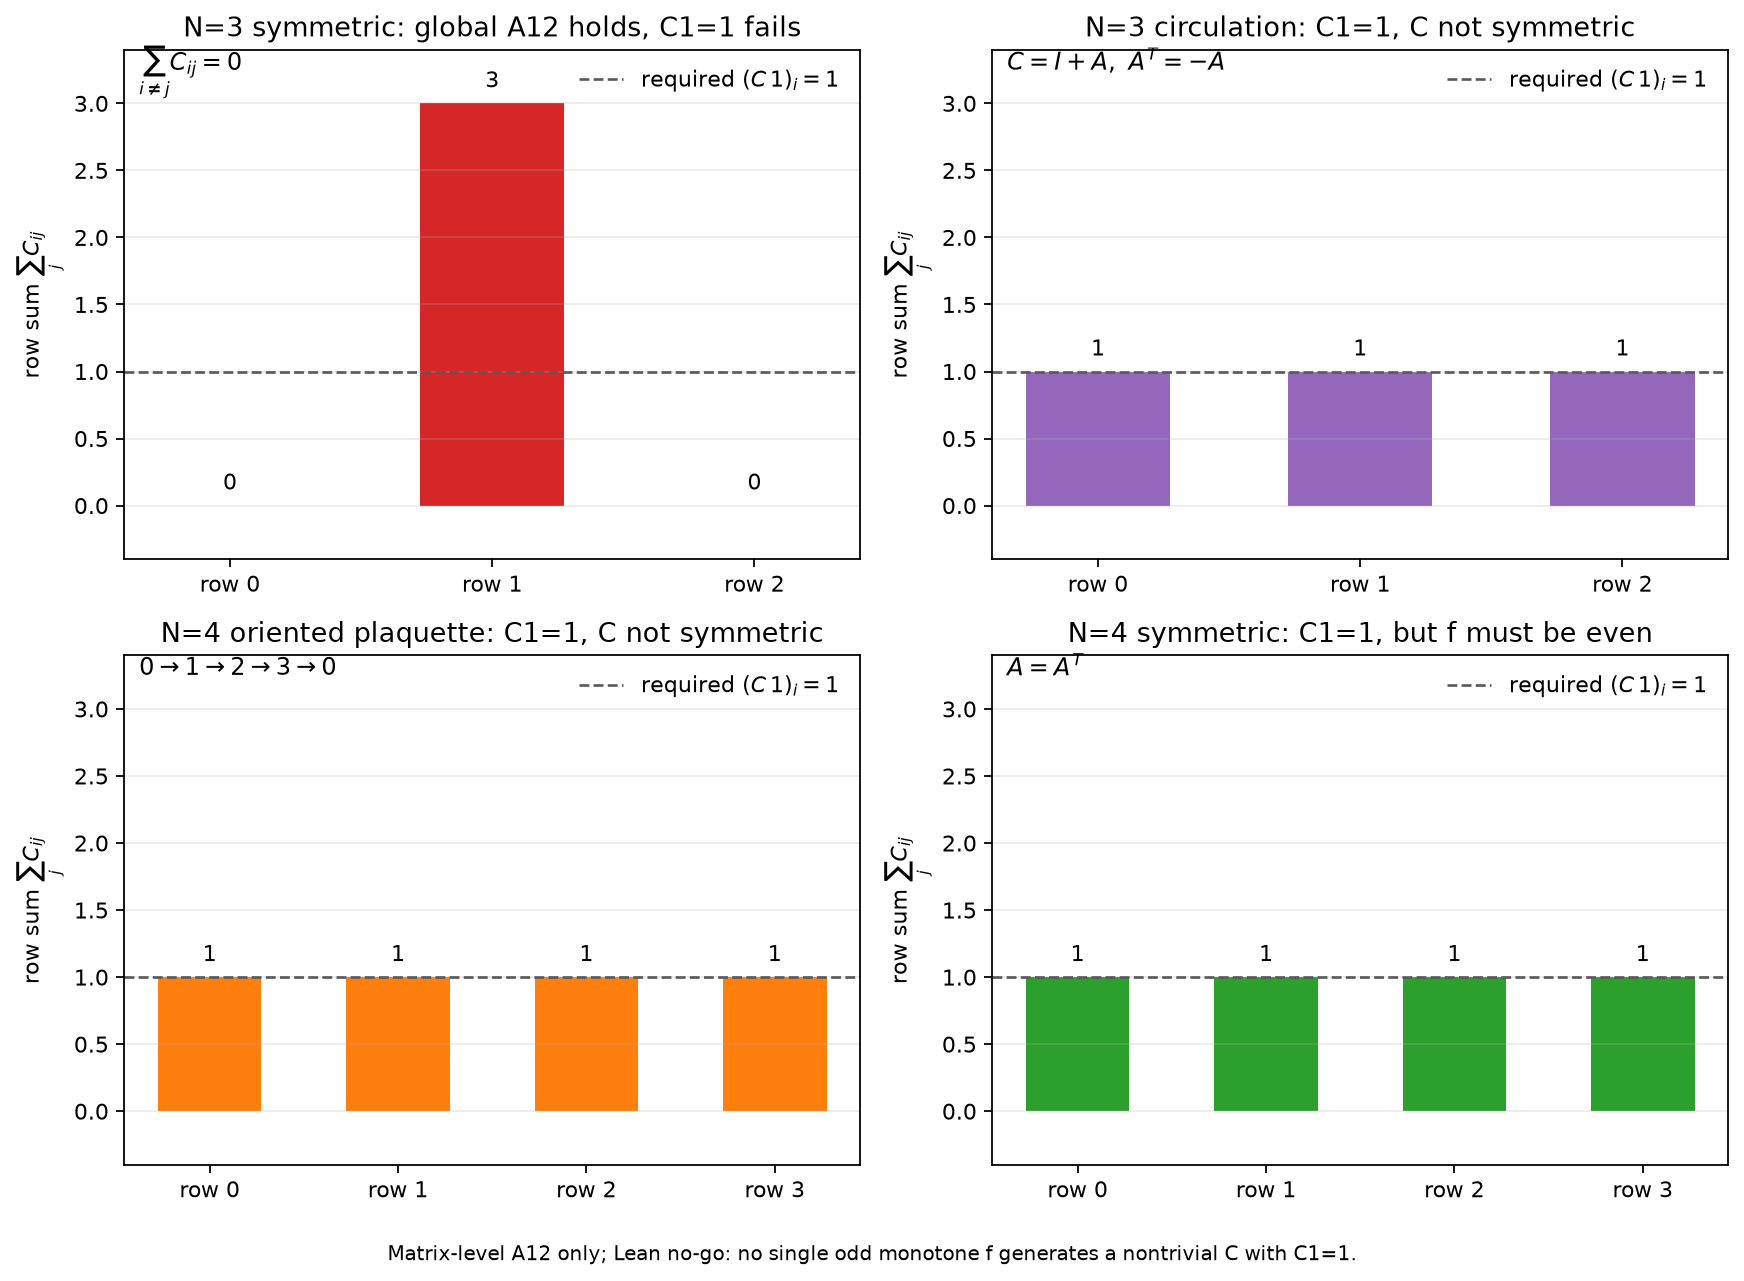

This figure's Python source:
import numpy as np
import matplotlib
matplotlib.use("Agg")
import matplotlib.pyplot as plt

# 3-node counterexample: symmetric, diagonal 1, global off-diagonal sum zero,
# but row sums are 0, 3, 0.
C3 = np.array([
    [1.0,  1.0, -2.0],
    [1.0,  1.0,  1.0],
    [-2.0, 1.0,  1.0],
])

# 3-node circulation: non-symmetric, diagonal 1, every row sums to 1,
# global off-diagonal sum zero. This is C = I + A with A skew-symmetric.
C3circ = np.array([
    [1.0,  1.0, -1.0],
    [-1.0, 1.0,  1.0],
    [1.0, -1.0,  1.0],
])

# 4-node oriented plaquette: non-symmetric, C = I + A with A skew-symmetric.
# The positive orientation is 0 -> 1 -> 2 -> 3 -> 0.
C4circ = np.array([
    [1.0,  1.0,  0.0, -1.0],
    [-1.0, 1.0,  1.0,  0.0],
    [0.0, -1.0,  1.0,  1.0],
    [1.0,  0.0, -1.0,  1.0],
])

# 4-node example: symmetric, diagonal 1, every row sums to 1, non-zero off-diagonal.
C4 = np.array([
    [1.0,  1.0,  0.0, -1.0],
    [1.0,  1.0, -1.0,  0.0],
    [0.0, -1.0,  1.0,  1.0],
    [-1.0, 0.0,  1.0,  1.0],
])

def report(name, C):
    offdiag = C.sum() - np.trace(C)
    row_sums = C.sum(axis=1)
    eigs = np.linalg.eigvals(C)
    print(f"{name}: symmetric={bool(np.allclose(C, C.T))}, normal={bool(np.allclose(C @ C.T, C.T @ C))}")
    print(f"  global off-diagonal sum={float(offdiag):.3f}")
    print(f"  row sums={row_sums.tolist()}")
    print(f"  eigenvalues={eigs.tolist()}")
    print(f"  C @ 1={ (C @ np.ones(C.shape[0])).tolist() }")
    return row_sums

r3 = report("C3", C3)
r3c = report("C3circ", C3circ)
r4c = report("C4circ", C4circ)
r4 = report("C4", C4)

fig, axes = plt.subplots(2, 2, figsize=(11.0, 8.0), dpi=160)
axes = axes.ravel()

def panel(ax, rows, colors, title, note):
    idx = np.arange(len(rows))
    bars = ax.bar(idx, rows, color=colors, width=0.55)
    ax.axhline(1.0, color="0.35", linestyle="--", linewidth=1.2, label=r"required $(C\,1)_i=1$")
    ax.set_xticks(idx)
    ax.set_xticklabels([f"row {i}" for i in idx])
    ax.set_ylabel(r"row sum $\sum_j C_{ij}$")
    ax.set_title(title)
    ax.set_ylim(-0.4, 3.4)
    for b, v in zip(bars, rows):
        ax.text(b.get_x() + b.get_width()/2, v + 0.08, f"{v:.0f}", ha="center", va="bottom", fontsize=10)
    ax.text(0.02, 0.96, note, transform=ax.transAxes, fontsize=11)
    ax.legend(frameon=False, loc="upper right")
    ax.grid(axis="y", alpha=0.25)

panel(axes[0], r3, ["#1f77b4", "#d62728", "#1f77b4"],
      "N=3 symmetric: global A12 holds, C1=1 fails",
      r"$\sum_{i\ne j}C_{ij}=0$")
panel(axes[1], r3c, ["#9467bd"] * 3,
      "N=3 circulation: C1=1, C not symmetric",
      r"$C=I+A,\ A^{T}=-A$")
panel(axes[2], r4c, ["#ff7f0e"] * 4,
      "N=4 oriented plaquette: C1=1, C not symmetric",
      r"$0\to1\to2\to3\to0$")
panel(axes[3], r4, ["#2ca02c"] * 4,
      "N=4 symmetric: C1=1, but f must be even",
      r"$A=A^{T}$")

fig.text(0.5, 0.005,
         "Matrix-level A12 only; Lean no-go: no single odd monotone f generates a nontrivial C with C1=1.",
         ha="center", va="bottom", fontsize=9)
fig.tight_layout(rect=[0, 0.035, 1, 1])
fig.savefig("A12_行和.png", bbox_inches="tight")
